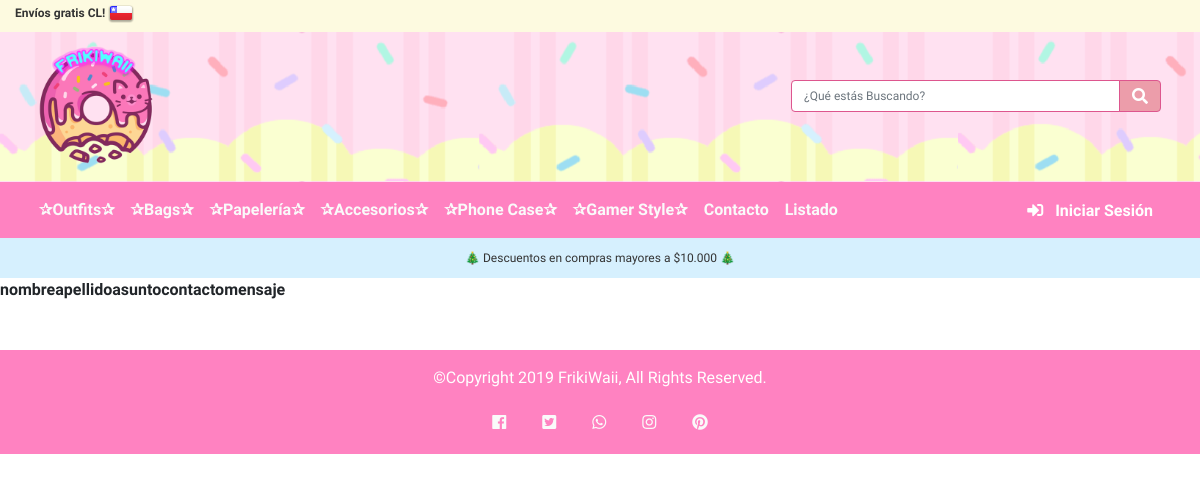
Page /listado_contacto/ on the earlier database version.
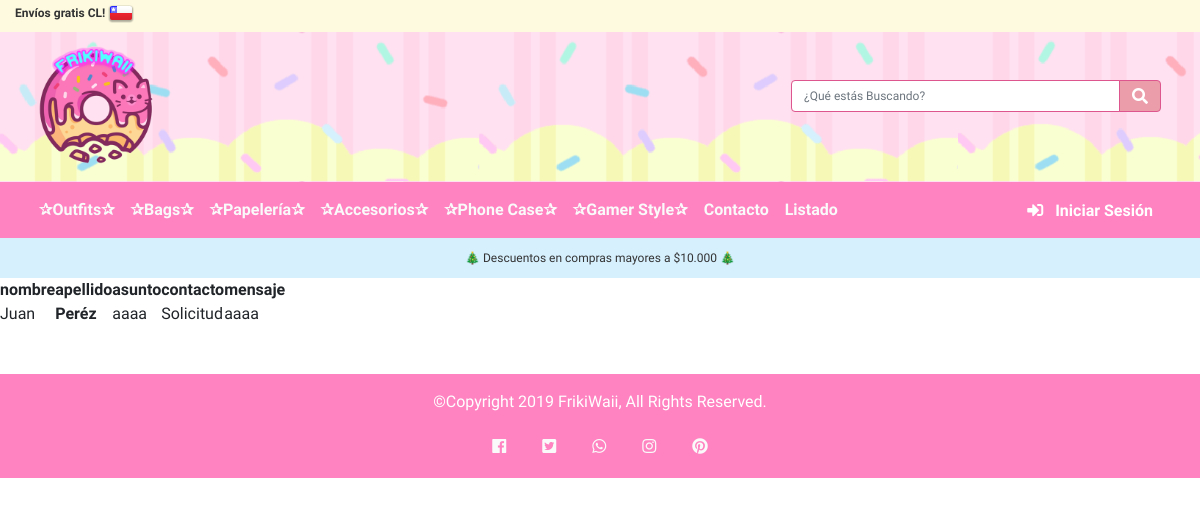
Same page on the later database version.
### core/models.py (models this page shows, shortened)
class Contacto(models.Model):
    nombre = models.CharField(max_length=50)
    apellido = models.CharField(max_length=50)
    asunto = models.CharField(max_length=50)
    tipoContacto = models.ForeignKey(TipoContacto, on_delete= models.CASCADE)
    mensaje = models.CharField(max_length=200)

class TipoContacto(models.Model):
    nombre = models.CharField(max_length=30)
    def __str__(self):
        return self.nombre

### core/views.py (the view)
# urls.py: path('listado_contacto/', listado_contacto, name="listado_contacto"),
def listado_contacto(request):
    contactos = Contacto.objects.all()
    data = {
        'contactos':contactos
    }
    return render(request, 'core/listado_contacto.html', data)

### core/templates/core/listado_contacto.html
{% extends "core/base.html" %} {% load static %} {% block contenido %}
<table>
<tr>
<th>nombre</th>
<th>apellido</th>
<th>asunto</th>
<th>contacto</th>
<th>mensaje</th>
</tr>
{% for x in contactos %}
<tr>
    <td>{{x.nombre}}</td>
    <th>{{x.apellido}}</td>
    <td>{{x.asunto}}</td>
    <td>{{x.tipoContacto}}</td>
    <td>{{x.mensaje}}</td>
    </tr>
{% endfor %}
</table>
{% endblock contenido %}

Differences in the rows shown:
added Contacto: nombre "Juan", apellido "Peréz", asunto "aaaa", tipoContacto "Solicitud", mensaje "aaaa"
